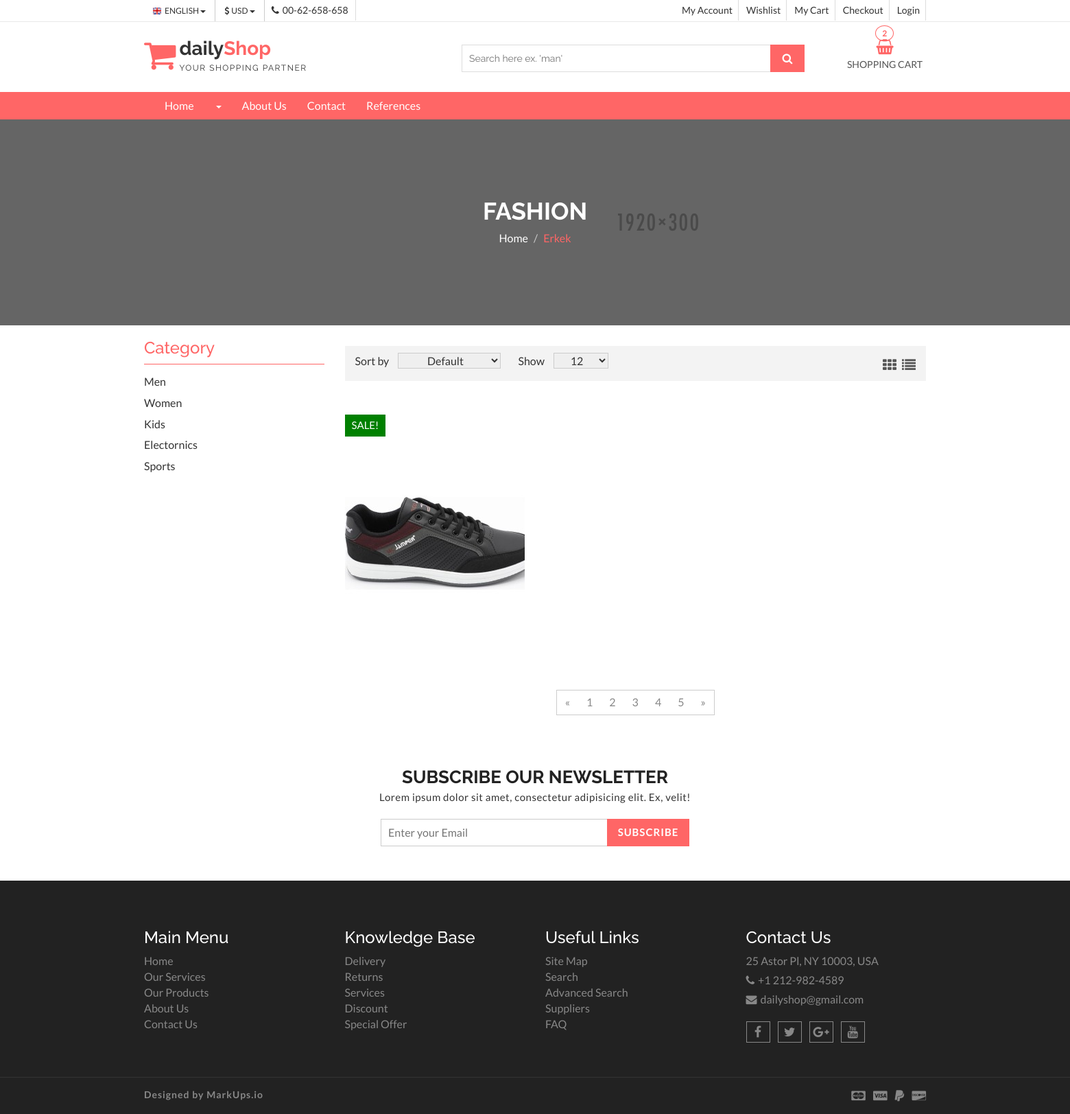
/category/10/erkek/, run on an earlier commit of the app's database.
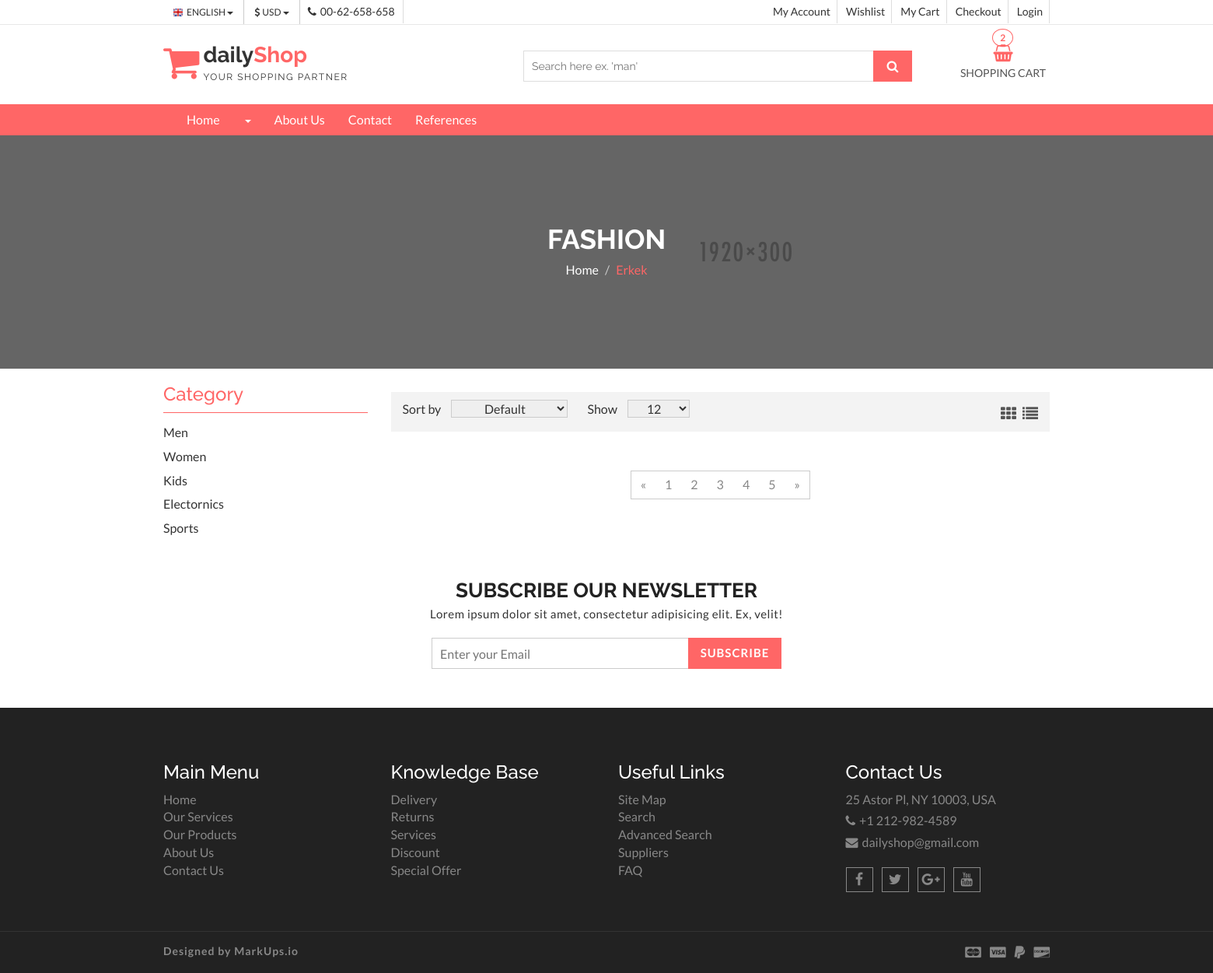
And on a later commit of the database.
### product/models.py (models this page shows, shortened)
class Product(models.Model):
    STATUS = (
        ('True', 'Evet'),
        ('False', 'Hayır'),
    )
    category = models.ForeignKey(Category,on_delete=models.CASCADE) #relation with Category table  .. category_id .. CASCADE category id silindimi alt elemanlarıyla beraber sil demek.
    title = models.CharField(max_length=100,blank=True)
    slug = models.SlugField(max_length=100,blank=True)
    keywords = models.CharField(max_length=255,blank=True)
    description = models.CharField(max_length=255,blank=True)
    image = models.ImageField(blank=True,upload_to='images/')
    price = models.FloatField()
    amount = models.IntegerField()
    detail = RichTextUploadingField()
    status = models.CharField(max_length=10,choices=STATUS)
    create_at = models.DateTimeField(auto_now_add=True)
    update_at = models.DateTimeField(auto_now=True)
    def image_tag(self):
        if self.image:
            return mark_safe('<img src="{}" height="50"/>'.format(self.image.url))
        else:
            return ""
    image_tag.short_description = 'Image'

### home/views.py (the view)
# urls.py: path('category/<int:id>/<slug:slug>/',views.category_products,name='category_products'),
def category_products(request,id,slug):
    products = Product.objects.filter(category_id=id)
    category_data = Category.objects.get(pk=id)
    category = Category.objects.all()
    context = {'products':products,'category':category,'category_data':category_data}
    return render(request,'products.html',context)

### home/templates/products.html (shortened to what the changed rows need)
{% extends 'homebase.html' %}
{% block content %}
    {% load static %}
    <section id="aa-catg-head-banner">
        <div class="aa-catg-head-banner-area">
            <div class="container">
                <div class="aa-catg-head-banner-content">
                    <h2>Fashion</h2>
                </div>
            </div>
        </div>
    </section>
    <section id="aa-product-category">
        <div class="container">
            <div class="row">
                <div class="col-lg-9 col-md-9 col-sm-8 col-md-push-3">
                    <div class="aa-product-catg-content">
                        <div class="aa-product-catg-body">
                            <ul class="aa-product-catg">
                                {% for rs in products %}
                                    <li>
                                        <figure>
                                            <a class="aa-product-img" href="/product/{{ rs.id }}/{{ rs.slug }}"><img src="{{ rs.image.url }}"
                                                                                    alt="polo shirt img"></a>
                                        </figure>
                                        <span class="aa-badge aa-sale" href="#">SALE!</span>
                                    </li>
                                {% endfor %}
                            </ul>
                        </div>
                    </div>
                </div>
            </div>
        </div>
    </section>
{% endblock %}

What changed in the data, as far as the page shows it:
no longer on this page (row edited): Product: image (picture)
